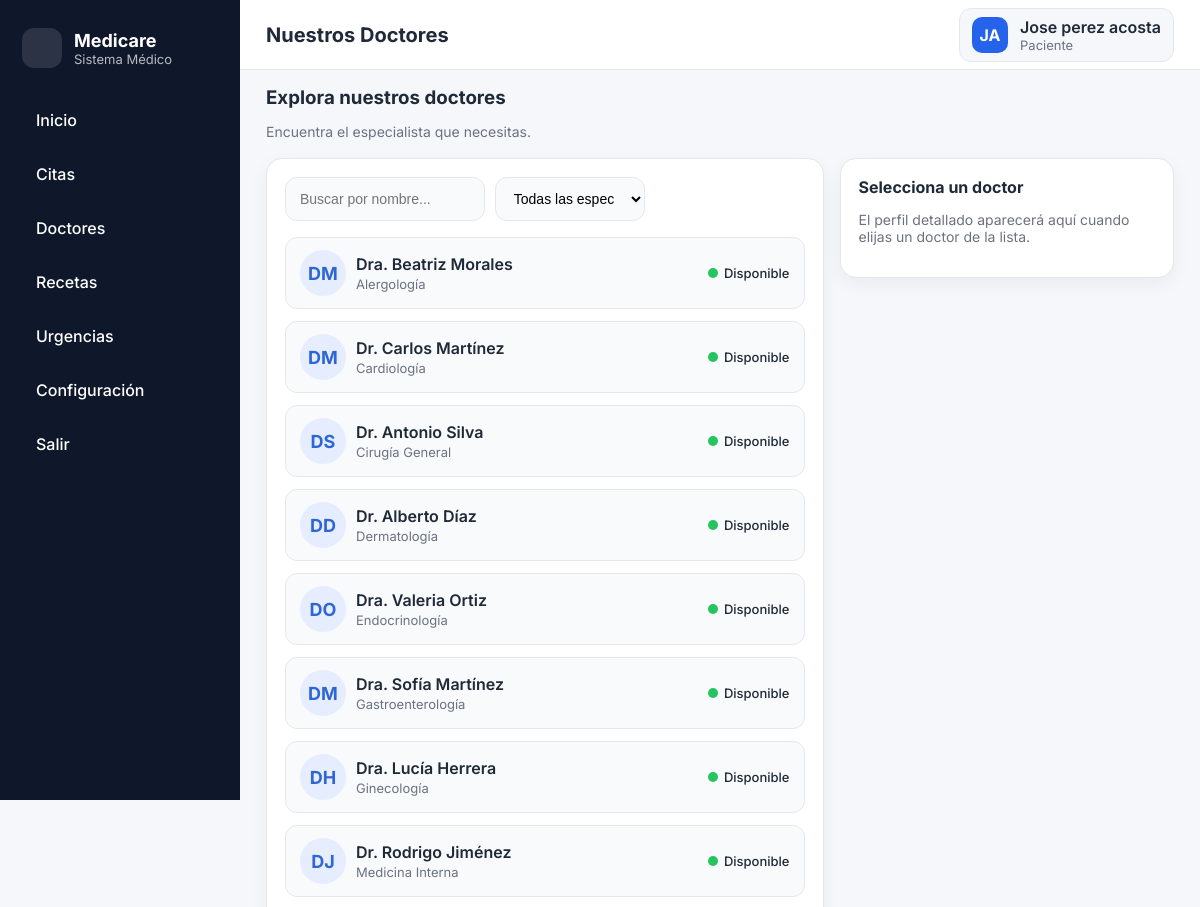
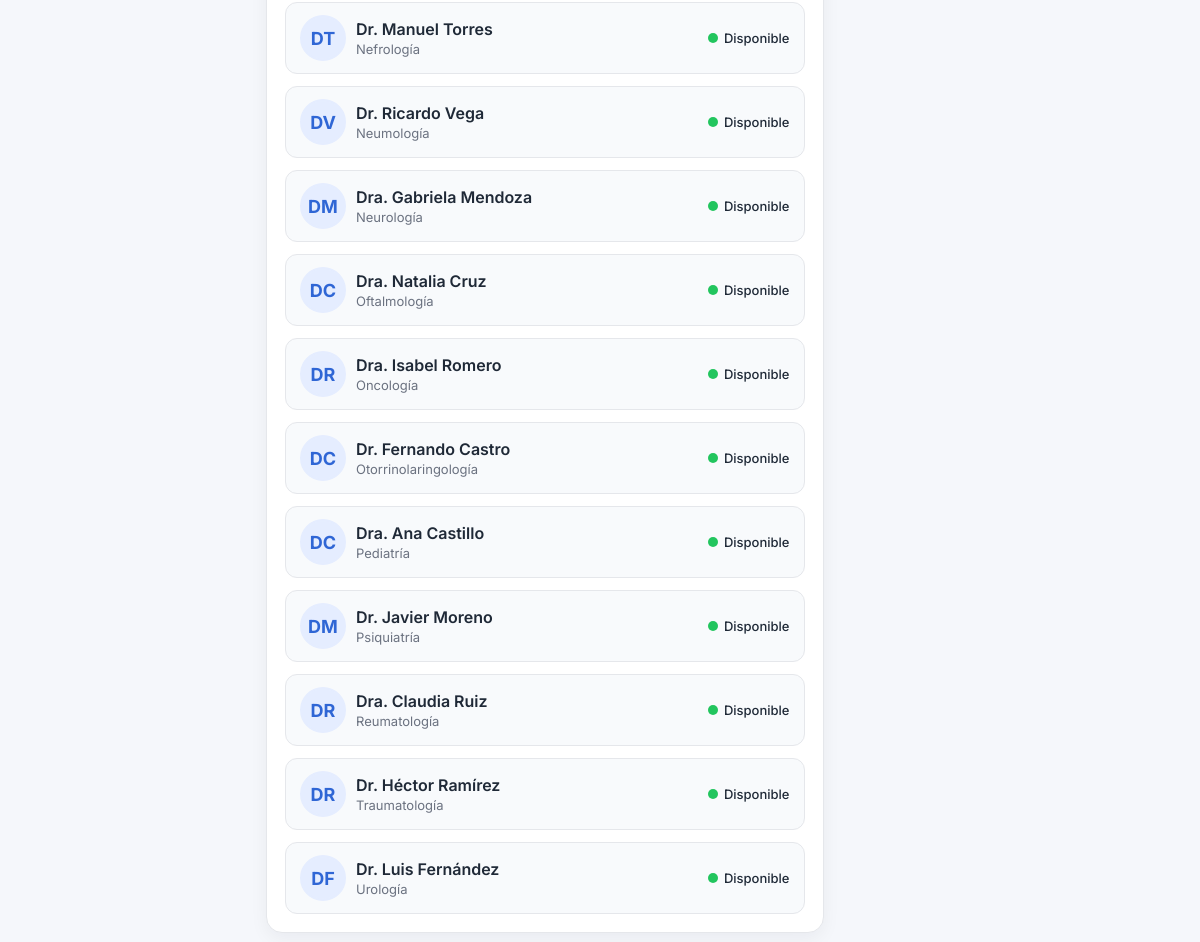
Screenshot of /doctores (signed in) with the database file from the repository (2 pictures, top to bottom).
### tables this page shows
CREATE TABLE usuarios (
        id INTEGER PRIMARY KEY AUTOINCREMENT,
        nombre TEXT NOT NULL,
        email TEXT UNIQUE NOT NULL,
        username TEXT UNIQUE NOT NULL,
        password TEXT NOT NULL,
        role TEXT NOT NULL CHECK(role IN ('admin', 'doctor', 'paciente')),
        especialidad TEXT,
        telefono TEXT,
        fecha_registro TIMESTAMP DEFAULT CURRENT_TIMESTAMP,
        estado TEXT DEFAULT 'activo' CHECK(estado IN ('activo', 'inactivo'))
    , cedula TEXT, foto_perfil TEXT DEFAULT 'default.png', estado_doctor TEXT DEFAULT 'disponible', hora_inicio TEXT DEFAULT '08:00', hora_fin TEXT DEFAULT '17:00');

### app.py (the view)
@app.route('/doctores')
@login_required
def doctores():
    conn = get_db()
    doctores = conn.execute('''
        SELECT id, nombre, especialidad, telefono, email, estado_doctor, hora_inicio, hora_fin
        FROM usuarios
        WHERE role = "doctor" AND estado = "activo"
        ORDER BY especialidad, nombre
    ''').fetchall()
    especialidades_con_doctores = conn.execute('''
        SELECT DISTINCT especialidad FROM usuarios
        WHERE role = "doctor" AND estado = "activo"
        ORDER BY especialidad
    ''').fetchall()
    especialidades_activas = [e['especialidad'] for e in especialidades_con_doctores]
    conn.close()
    return render_template('doctores.html', doctores=doctores, especialidades=especialidades_activas)

### app.py (called while the page is built)
def login_required(f):
    @wraps(f)
    def decorated_function(*args, **kwargs):
        if 'user_id' not in session:
            return redirect(url_for('index'))
        return f(*args, **kwargs)
    return decorated_function

def get_db():
    conn = sqlite3.connect(DATABASE, timeout=30, check_same_thread=False, isolation_level=None)
    conn.row_factory = sqlite3.Row
    conn.execute('PRAGMA journal_mode=WAL')
    conn.execute('PRAGMA busy_timeout=30000')
    return conn

### templates/doctores.html (shortened to what this page needs)
{% extends "base.html" %}
{% block navigation %}
<a href="{{ url_for('dashboard') }}" class="nav-link">Inicio</a>
<a href="{{ url_for('citas') }}" class="nav-link">Citas</a>
<a href="{{ url_for('doctores') }}" class="nav-link">Doctores</a>
<a href="{{ url_for('recetas') }}" class="nav-link">Recetas</a>
<a href="{{ url_for('urgencias') }}" class="nav-link">Urgencias</a>
<a href="{{ url_for('configuracion') }}" class="nav-link">Configuración</a>
<a href="{{ url_for('logout') }}" class="nav-link">Salir</a>
{% endblock %}
{% block page_title %}Nuestros Doctores{% endblock %}
{% block content %}
<div class="doctors-header">
    <h3>Explora nuestros doctores</h3>
    <p class="note">Encuentra el especialista que necesitas.</p>
</div>
<div class="split">
    <div class="card">
        <div class="filters">
            <input
                id="doctorSearch"
                type="text"
                class="input search-input"
                placeholder="Buscar por nombre..."
                onkeyup="filtrarDoctores()"
            />
            <select id="doctorSpecialtyFilter" class="input filter-select" onchange="filtrarDoctores()">
                <option value="">Todas las especialidades</option>
            </select>
        </div>
        <div id="doctorsList" class="list">
            {% for doctor in doctores %}
            <div class="doctor-card"
                 data-nombre="{{ doctor['nombre']|lower }}"
                 data-especialidad="{{ doctor['especialidad'] }}"
                 onclick="mostrarPerfil({{ doctor['id'] }}, '{{ doctor['nombre'] }}', '{{ doctor['especialidad'] }}', '{{ doctor['email'] }}', '{{ doctor['telefono'] }}', '{{ doctor['estado_doctor'] or 'disponible' }}')">
                <div class="doctor-main">
                    <div class="doctor-avatar">
                        {{ doctor['nombre'][0]|upper }}{{ doctor['nombre'].split()[-1][0]|upper if doctor['nombre'].split()|length > 1 else '' }}
                    </div>
                    <div class="doctor-info">
                        <div class="doctor-name">{{ doctor['nombre'] }}</div>
                        <div class="doctor-specialty">{{ doctor['especialidad'] }}</div>
                    </div>
                </div>
                <div class="doctor-status">
                    <div class="status-row">
                        {% set estado = doctor['estado_doctor'] or 'disponible' %}
                        <span class="status-dot
                            {% if estado == 'disponible' %}status-available
                            {% elif estado == 'ocupado' %}status-busy
                            {% elif estado == 'descanso' %}status-break
                            {% else %}status-offline{% endif %}"></span>
                        <span class="status-label">
                            {% if estado == 'disponible' %}Disponible
                            {% elif estado == 'ocupado' %}Ocupado
                            {% elif estado == 'descanso' %}En descanso
                            {% else %}Fuera de servicio{% endif %}
                        </span>
                    </div>
                </div>
            </div>
            {% endfor %}
        </div>
    </div>
    <div class="card" id="doctorProfile" style="position: sticky; top: 20px; align-self: flex-start; max-height: calc(100vh - 40px); overflow-y: auto;">
        <h3>Selecciona un doctor</h3>
        <p class="note">
            El perfil detallado aparecerá aquí cuando elijas un doctor de la lista.
        </p>
    </div>
</div>
{% endblock %}

### static/css/site.css (style rules this page uses)
:root { --primary: #3a7cfb; --primary-dark: #2f66d5; --bg: #f5f7fb; --text: #1f2937; --muted: #6b7280; --card: #ffffff; --border: #e5e7eb; --success: #00b894; --danger: #ef4444; }
* { box-sizing: border-box; }
body { margin: 0; font-family: 'Inter', system-ui, -apple-system, sans-serif; background: var(--bg); color: var(--text); }
.nav-link { color: white; text-decoration: none; padding: 12px 14px; border-radius: 12px; font-weight: 500; transition: background .2s ease, transform .1s ease; }
.card { background: var(--card); border: 1px solid var(--border); border-radius: 16px; padding: 18px; box-shadow: 0 6px 18px rgba(15,23,42,0.05); }
.card h3 { margin: 0 0 8px; font-size: 16px; }
.list { display: flex; flex-direction: column; gap: 12px; margin-top: 6px; }
.input { width: 100%; padding: 12px 14px; border-radius: 12px; border: 1px solid var(--border); background: #f8fafc; font-size: 14px; }
.split { display: grid; grid-template-columns: 2fr 1.2fr; gap: 16px; }
.note { color: var(--muted); font-size: 14px; }
.doctors-header { margin-bottom: 18px; }
.doctors-header h3 { margin: 0 0 4px; }
.filters { display: grid; grid-template-columns: 2fr 1.5fr 1.5fr; gap: 10px; margin-bottom: 16px; }
.doctor-card { display: flex; align-items: center; justify-content: space-between; gap: 12px; padding: 12px 14px; border-radius: 12px; border: 1px solid var(--border); background: #f8fafc; cursor: pointer; transition: background 0.15s ease, transform 0.1s ease, box-shadow 0.15s ease; }
.doctor-main { display: flex; align-items: center; gap: 10px; }
.doctor-avatar { width: 46px; height: 46px; border-radius: 50%; overflow: hidden; flex-shrink: 0; border: 2px solid #e5edff; background: #e5edff; display: grid; place-items: center; font-weight: 700; color: var(--primary-dark); font-size: 18px; }
.doctor-info { display: grid; gap: 2px; }
.doctor-name { font-weight: 600; }
.doctor-specialty { font-size: 13px; color: var(--muted); }
.doctor-status { display: flex; flex-direction: column; align-items: flex-end; gap: 4px; }
.status-row { display: flex; align-items: center; gap: 6px; font-size: 13px; }
.status-dot { width: 10px; height: 10px; border-radius: 999px; }
.status-available { background: #22c55e; }
.status-label { font-weight: 500; }

### rows the page displays
usuarios: nombre "D", nombre.split|length "M", nombre "Dra. Beatriz Morales", especialidad "Alergología", estado_doctor "Disponible"
usuarios: nombre "D", nombre.split|length "M", nombre "Dr. Carlos Martínez", especialidad "Cardiología", estado_doctor "Disponible"
usuarios: nombre "D", nombre.split|length "S", nombre "Dr. Antonio Silva", especialidad "Cirugía General", estado_doctor "Disponible"
usuarios: nombre "D", nombre.split|length "D", nombre "Dr. Alberto Díaz", especialidad "Dermatología", estado_doctor "Disponible"
usuarios: nombre "D", nombre.split|length "O", nombre "Dra. Valeria Ortiz", especialidad "Endocrinología", estado_doctor "Disponible"
usuarios: nombre "D", nombre.split|length "M", nombre "Dra. Sofía Martínez", especialidad "Gastroenterología", estado_doctor "Disponible"
usuarios: nombre "D", nombre.split|length "H", nombre "Dra. Lucía Herrera", especialidad "Ginecología", estado_doctor "Disponible"
usuarios: nombre "D", nombre.split|length "J", nombre "Dr. Rodrigo Jiménez", especialidad "Medicina Interna", estado_doctor "Disponible"
usuarios: nombre "D", nombre.split|length "T", nombre "Dr. Manuel Torres", especialidad "Nefrología", estado_doctor "Disponible"
usuarios: nombre "D", nombre.split|length "V", nombre "Dr. Ricardo Vega", especialidad "Neumología", estado_doctor "Disponible"
usuarios: nombre "D", nombre.split|length "M", nombre "Dra. Gabriela Mendoza", especialidad "Neurología", estado_doctor "Disponible"
usuarios: nombre "D", nombre.split|length "C", nombre "Dra. Natalia Cruz", especialidad "Oftalmología", estado_doctor "Disponible"
usuarios: nombre "D", nombre.split|length "R", nombre "Dra. Isabel Romero", especialidad "Oncología", estado_doctor "Disponible"
usuarios: nombre "D", nombre.split|length "C", nombre "Dr. Fernando Castro", especialidad "Otorrinolaringología", estado_doctor "Disponible"
usuarios: nombre "D", nombre.split|length "C", nombre "Dra. Ana Castillo", especialidad "Pediatría", estado_doctor "Disponible"
usuarios: nombre "D", nombre.split|length "M", nombre "Dr. Javier Moreno", especialidad "Psiquiatría", estado_doctor "Disponible"
usuarios: nombre "D", nombre.split|length "R", nombre "Dra. Claudia Ruiz", especialidad "Reumatología", estado_doctor "Disponible"
usuarios: nombre "D", nombre.split|length "R", nombre "Dr. Héctor Ramírez", especialidad "Traumatología", estado_doctor "Disponible"
usuarios: nombre "D", nombre.split|length "F", nombre "Dr. Luis Fernández", especialidad "Urología", estado_doctor "Disponible"

### other values shown
{{ session.get('nombre', 'U')[0]|upper }} "J"
{{ session.get('nombre') }} "Jose perez acosta"
{{ session.get('role')|capitalize }} "Paciente"
